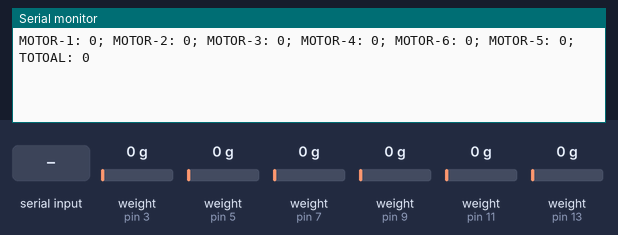
The sketch below on a simulated Arduino Uno, built with avr-gcc and run on an emulated ATmega328P. On the bench: the last lines printed to the serial monitor. The test bench sets the inputs (shaded band); at power-on: weight on the scale (sensors on pin 3, pin 5, pin 7, pin 9, pin 11, pin 13) 0 g.

Above: at 1.2 s.
1.3 s: "t" received over Serial
At 1.9 s:
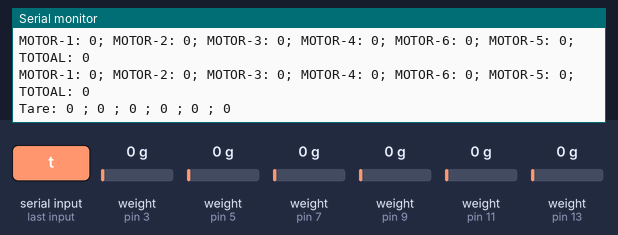
2.9 s: weight on the scale (sensor on pin 3) set to 1250 g
At 2.9 s:
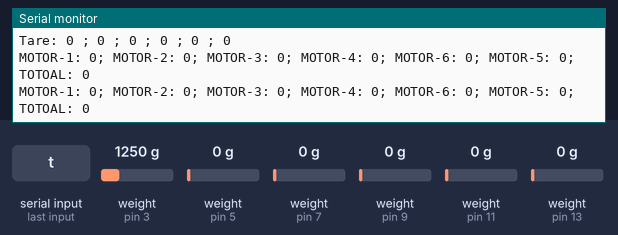
6.4 s: weight on the scale (sensor on pin 5) set to 100 g
At 6.8 s:
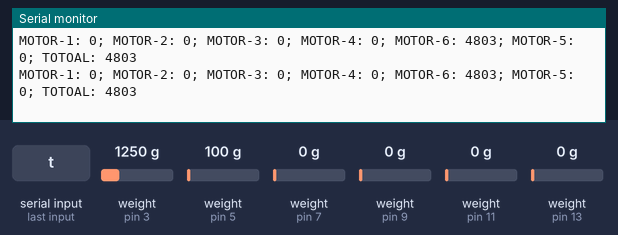
7.9 s: weight on the scale (sensor on pin 7) set to 100 g
At 8.5 s:
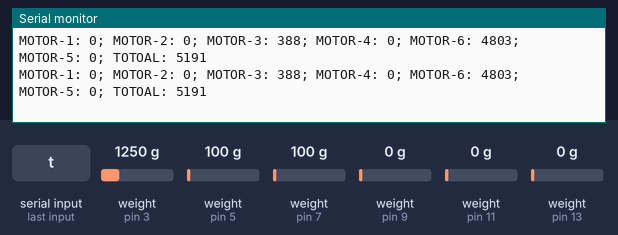
9.4 s: weight on the scale (sensor on pin 3) set to 100 g
At 9.4 s:
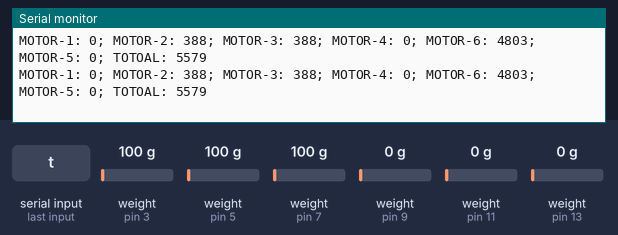
12.9 s: weight on the scale (sensor on pin 9) set to 100 g
At 13.6 s:
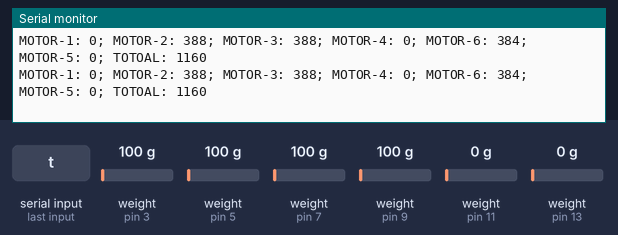

The sketch:

thrust_stand.ino
```cpp
#include "HX711.h"

const int SCK_1 = 2; const int DOUT_1 = 3;
const int SCK_2 = 4; const int DOUT_2 = 5;
const int SCK_3 = 6; const int DOUT_3 = 7;
const int SCK_4 = 8; const int DOUT_4 = 9;
const int SCK_5 = 10; const int DOUT_5 = 11;
const int SCK_6 = 12; const int DOUT_6 = 13;

HX711 scale1; HX711 scale2; HX711 scale3; HX711 scale4; HX711 scale5; HX711 scale6;

long load1; long load2; long load3; long load4; long load5; long load6; long total;
long tare1=0; long tare2=0; long tare3=0; long tare4=0; long tare5=0; long tare6=0;
long reading1; long reading2; long reading3; long reading4; long reading5; long reading6;

void setup() {
  Serial.begin(9600);

  scale1.begin(DOUT_1, SCK_1);
  scale2.begin(DOUT_2, SCK_2);
  scale3.begin(DOUT_3, SCK_3);
  scale4.begin(DOUT_4, SCK_4);
  scale5.begin(DOUT_5, SCK_5);
  scale6.begin(DOUT_6, SCK_6);
}

void loop()
{
  if (Serial.available() > 0) {
      char inByte = Serial.read();
      if (inByte == 't')
      {
        tare1=reading1; tare2=reading2; tare3=reading3; tare4=reading4; tare5=reading5; tare6=reading6;
        Serial.println(String("Tare: ")+tare1+String(" ; ")+tare2+String(" ; ")+tare3+String(" ; ")+tare4+String(" ; ")+tare5+String(" ; ")+tare6);
      }
  }

  if (scale1.is_ready() && scale2.is_ready() && scale3.is_ready() && scale4.is_ready() && scale5.is_ready() && scale6.is_ready())
  {
    reading1 = scale1.read()/100;
    reading2 = scale2.read()/100;
    reading3 = scale3.read()/100;
    reading4 = scale4.read()/100;
    reading5 = scale5.read()/100;
    reading6 = scale6.read()/100;

    load1 = (reading1-tare1)/1.0930;
    load2 = (reading2-tare2)/1.0814;
    load3 = (reading3-tare3)/1.0806;
    load4 = (reading4-tare4)/1.1074;
    load5 = (reading5-tare5)/1.0948;
    load6 = (reading6-tare6)/1.0835;

    total = load1 + load2 + load3 + load4 + load5 + load6;

    Serial.println(String("MOTOR-1: ")+load5+String("; ") +
                   String("MOTOR-2: ")+load3+String("; ") +
                   String("MOTOR-3: ")+load2+String("; ") +
                   String("MOTOR-4: ")+load6+String("; ") +
                   String("MOTOR-6: ")+load1+String("; ")+
                   String("MOTOR-5: ")+load4+String("; ") +
                   String("TOTOAL: ")+total);

  }
  else
  {
    Serial.println("HX711 not ready");
  }

  delay(100);

}
```

Measured:
- after the input at 1.3 s, the serial monitor: prints a new line after 0.14 s (image 1)
